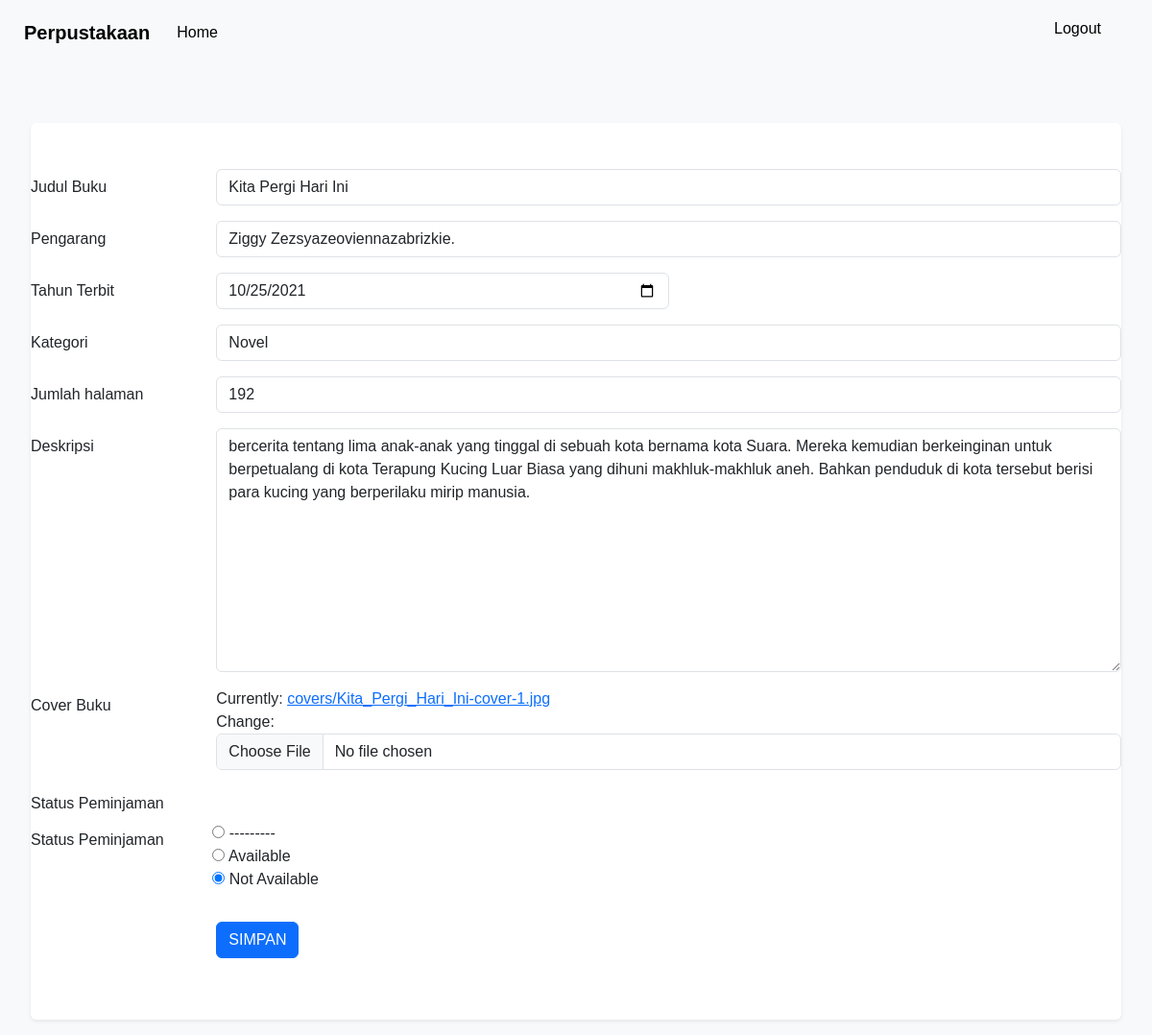
The page /buku/18/edit/ (signed in) on the database as committed earlier.
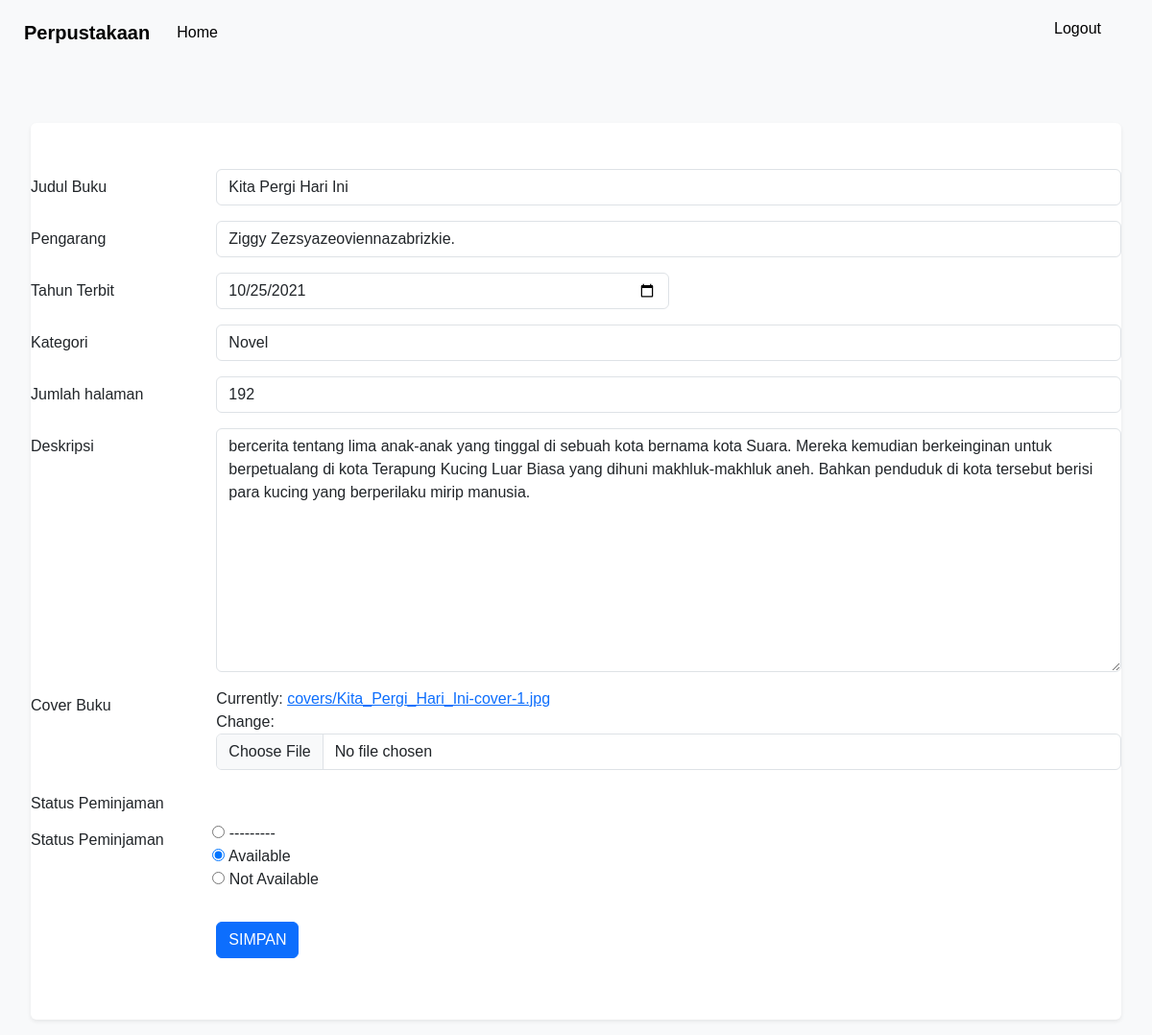
The same page on the database as committed later.
### library/models.py (models this page shows, shortened)
class BookAttribute(models.Model):
    judulBuku = models.CharField(max_length=255)
    penulisBuku = models.CharField(max_length=255, blank=True, null=True)
    tahunTerbit = models.DateField()
    kategoriBuku = models.CharField(max_length=255, blank=True, null=True)
    jumlahHalaman = models.IntegerField()
    coverBuku = models.ImageField(upload_to='covers/')
    deskripsi = models.TextField(blank=True, null=True)  # Tambahkan bidang deskripsi
    status_peminjaman = models.CharField(max_length=20, null=False, blank=True, choices=[
        ('available', 'Available'),
        ('not-available', 'Not Available'),
    ])

### library/views.py (the view)
# urls.py: path('buku/<int:pk>/edit/', views.book_edit, name='book_edit'),
@user_passes_test(is_staff)
def book_edit(request, pk):
    book = get_object_or_404(BookAttribute, pk=pk)
    if request.method == "POST":
        form = BookAttributeForm(request.POST, request.FILES, instance=book)
        if form.is_valid():
            book = form.save()
            return redirect('input')
        else:
            print("Form tidak Valid")
    else:
        form = BookAttributeForm(instance=book)
    return render(request, 'Admin/edit.html', {'form' : form})

### library/forms.py
class BookAttributeForm(forms.ModelForm):
    class Meta:
        model = BookAttribute
        fields = [
            'judulBuku',
            'penulisBuku',
            'tahunTerbit',
            'kategoriBuku',
            'jumlahHalaman',
            'deskripsi',  # Tambahkan deskripsi ke dalam fields
            'coverBuku',
            'status_peminjaman',
        ]
        widgets = {
            'judulBuku': forms.TextInput(attrs={'class': 'form-control'}),
            'penulisBuku': forms.TextInput(attrs={'class': 'form-control'}),
            'tahunTerbit': forms.DateInput(attrs={'class': 'form-control w-50', 'type': 'date'}),
            'kategoriBuku': forms.TextInput(attrs={'class': 'form-control'}),
            'jumlahHalaman': forms.NumberInput(attrs={'class': 'form-control'}),
            'deskripsi': forms.Textarea(attrs={'class': 'form-control'}),  # Widget untuk deskripsi
            'coverBuku': forms.ClearableFileInput(attrs={'class': 'form-control'}),
            'status_peminjaman': forms.RadioSelect(choices=[
                ('available', 'Available'),
                ('not-available', 'Not Available')
            ], attrs={'class': ''}),
        }

### templates/Admin/edit.html (shortened to what this page needs)
{% load static %}
<!DOCTYPE html>
<html lang=en>
<head>
{% include 'bootstrap5.html' %}
{% include 'snippets/navbaradmin.html' %}
<link rel="stylesheet" href="{% static 'assets/css/admin.css' %}">
<head>
    <body>
        <div class="form">
            <div class="my-3 bg-body rounded shadow-sm pt-5 pb-5">
                <form method="post" enctype="multipart/form-data">
                    <div class="mb-3 row">
                        <label for="judul" class="col-sm-2 col-form-label">Judul Buku</label>
                        <div class="col-sm-10">
                            {{ form.judulBuku }}
                        </div>
                    </div>
                    <div class="mb-3 row">
                        <label for="nama" class="col-sm-2 col-form-label">Pengarang</label>
                        <div class="col-sm-10">
                            {{ form.penulisBuku }}
                        </div>
                    </div>
                    <div class="mb-3 row">
                        <label for="tahun_Terbit" class="col-sm-2 col-form-label">Tahun Terbit</label>
                        <div class="col-sm-10">
                            {{ form.tahunTerbit }}
                        </div>
                    </div>
                    <div class="mb-3 row">
                        <label for="kategori" class="col-sm-2 col-form-label">Kategori</label>
                        <div class="col-sm-10">
                            {{ form.kategoriBuku}}
                        </div>
                    </div>
                    <div class="mb-3 row">
                        <label for="jumlah_halaman" class="col-sm-2 col-form-label">Jumlah halaman</label>
                        <div class="col-sm-10">
                            {{ form.jumlahHalaman}}
                        </div>
                    </div>
                    <div class="mb-3 row">
                        <label for="deskripsi" class="col-sm-2 col-form-label">Deskripsi</label>
                        <div class="col-sm-10">
                            {{ form.deskripsi }}
                        </div>
                    </div>
                    <div class="mb-3 row">
                        <label for="cover_buku" class="col-sm-2 col-form-label">Cover Buku</label>
                        <div class="col-sm-10">
                            {{ form.coverBuku }}
                        </div>
                    </div>
                    <div class="mb-3 row">
                        <label for="status_peminjaman" class="col-sm-2 col-form-label">Status Peminjaman</label>
                        <div class="mb-3 row">
                            <label for="status_peminjaman" class="col-sm-2 col-form-label">Status Peminjaman</label>
                            <div class="col-sm-10">
                                {{ form.status_peminjaman }}
                            </div>
                        </div>
                    </div>
                    <div class="mb-3 row">
                        <label class="col-sm-2 col-form-label"></label>
                        <div class="col-sm-10">
                            <button type="submit" class="btn btn-primary custom-button">SIMPAN</button>
                        </div>
                    </div>
                </form>
            </div>
        </div>
    </body>
    </html>
</html>

Rows that differ between the two databases and show on the page:
changed BookAttribute "Kita Pergi Hari Ini": status_peminjaman "☐ --------- ☐ Available ☑ Not Available" → "☐ --------- ☑ Available ☐ Not Available"
